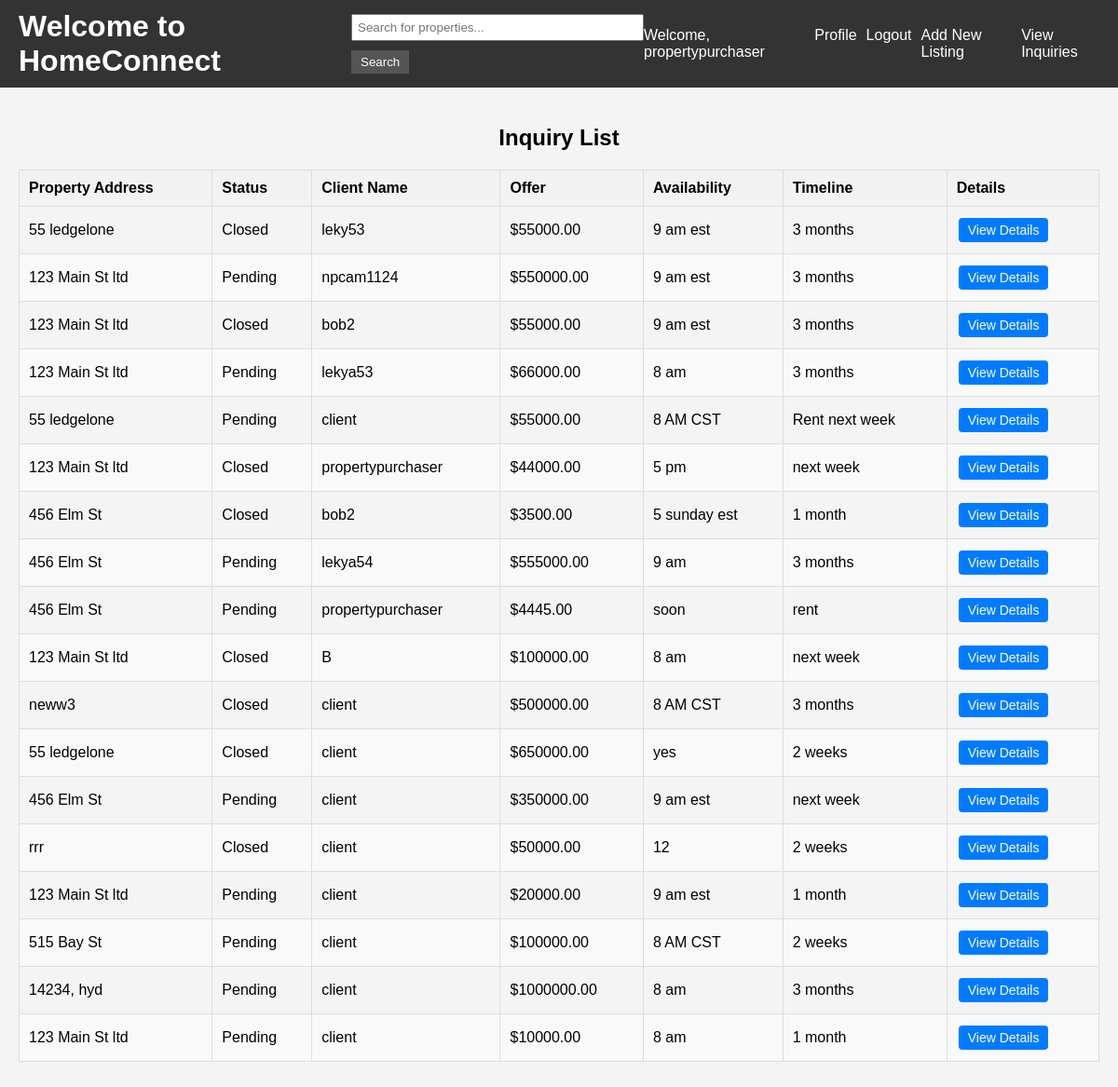
Page /inquiries/ (signed in) on the earlier database version.
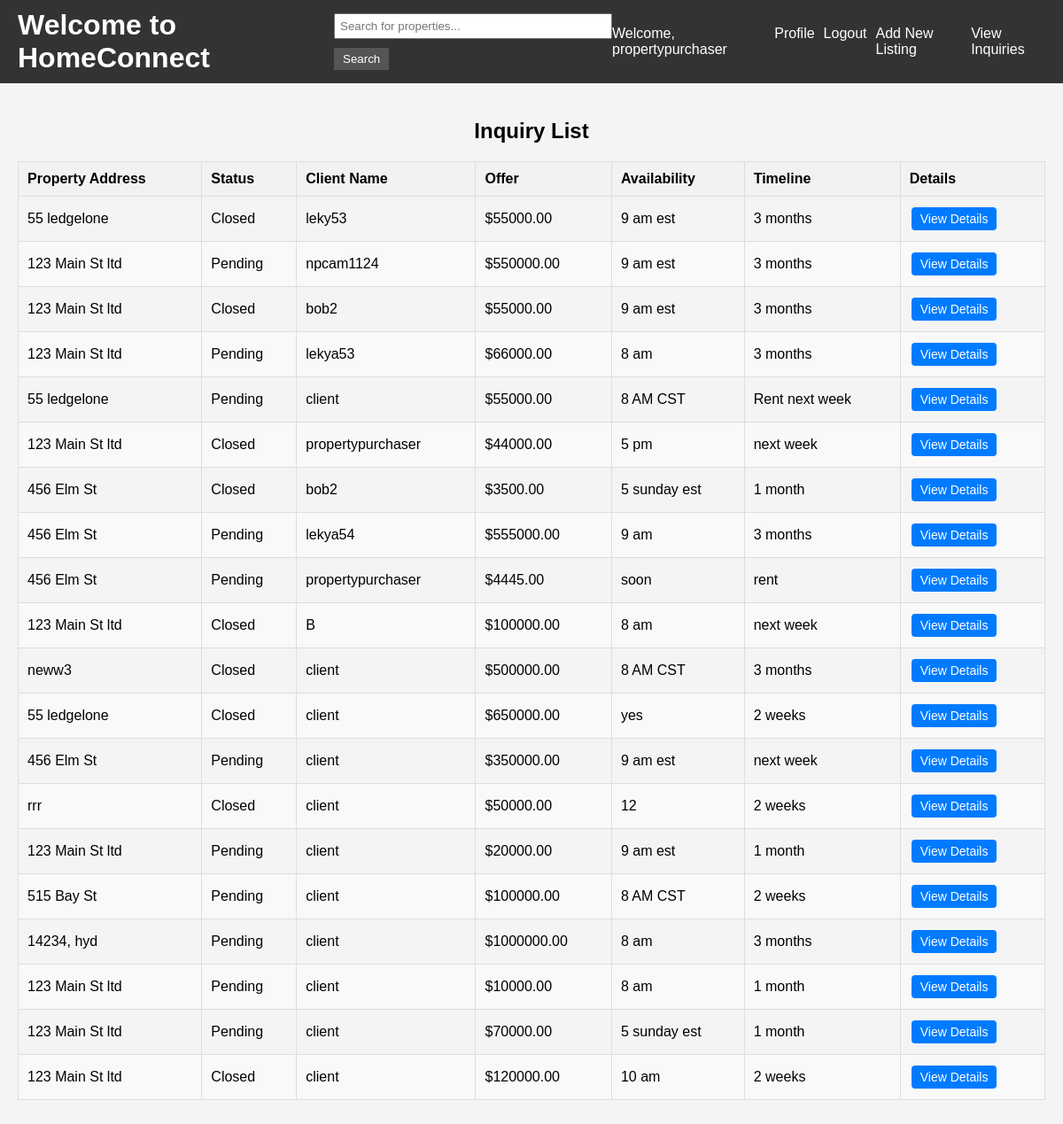
Same page on the later database version.
### core/models.py (models this page shows, shortened)
class Inquiry(models.Model):
    client = models.ForeignKey(CustomUser, on_delete=models.CASCADE, related_name='inquiries')
    property = models.ForeignKey(Property, on_delete=models.CASCADE)
    offer = models.DecimalField(max_digits=10, decimal_places=2, default=0.0)
    timeline = models.CharField(max_length=100, default='As soon as possible')
    availability = models.CharField(max_length=100, default='Anytime')
    status = models.CharField(max_length=50, default='Pending')
    estimated_closing_time = models.DateTimeField(null=True, blank=True)
    total_price = models.DecimalField(max_digits=10, decimal_places=2, null=True, blank=True)
    response = models.TextField(null=True, blank=True)

class Property(models.Model):
    property_purchaser = models.ForeignKey(PropertyPurchaser, on_delete=models.CASCADE)
    address = models.CharField(max_length=255)
    description = models.TextField()
    price = models.CharField(max_length=20)
    category = models.CharField(max_length=50)
    land_size = models.CharField(max_length=20)
    image = models.ImageField(upload_to='property_images/', null=True, blank=True)
    number_of_bedrooms = models.CharField(max_length=5, null=True, blank=True)
    number_of_bathrooms = models.CharField(max_length=5, null=True, blank=True)
    garage = models.CharField(max_length=5, null=True, blank=True)
    year_built = models.CharField(max_length=4, null=True, blank=True)

class CustomUser(AbstractUser):
    USER_TYPE_CHOICES = (
        ('client', 'Client'),
        ('property_purchaser', 'Property Purchaser'),
        ('salesperson', 'Salesperson'),
    )
    user_role = models.CharField(max_length=20, choices=USER_TYPE_CHOICES, default='client')
    address = models.CharField(max_length=255, null=True, blank=True)

### core/views.py (the view)
# urls.py: path('inquiries/', views.inquiry_list, name='inquiry_list'),
@login_required
def inquiry_list(request):
    user_role = request.user.user_role
    if user_role == 'salesperson':
        inquiries = Inquiry.objects.all()  # Fetch all inquiries for salespeople
    elif user_role == 'property_purchaser':
        inquiries = Inquiry.objects.all()
    else:
        inquiries = Inquiry.objects.filter(client=request.user)  # Fetch only client's inquiries for clients
    return render(request, 'inquiry_list.html', {'inquiries': inquiries, 'user_role': user_role})

### core/templates/inquiry_list.html (shortened to what this page needs)
{% extends "base.html" %}
{% block content %}
<h2>Inquiry List</h2>
<table class="inquiry-table">
    <thead>
        <tr>
            <th>Property Address</th>
            <th>Status</th>
            <th>Client Name</th>
            <th>Offer</th>
            <th>Availability</th>
            <th>Timeline</th>
            <th>Details</th>
        </tr>
    </thead>
    <tbody>
        {% for inquiry in inquiries %}
        <tr>
            <td>{{ inquiry.property.address }}</td>
            <td>{{ inquiry.status }}</td>
            <td>{{ inquiry.client.username }}</td>
            <td>${{ inquiry.offer }}</td>
            <td>{{ inquiry.availability }}</td>
            <td>{{ inquiry.timeline }}</td>
            <td><a href="{% url 'inquiry_detail' inquiry.id %}" class="btn">View Details</a></td>
        </tr>
        {% endfor %}
    </tbody>
</table>
{% endblock %}

Differences in the rows shown:
added Inquiry: property.address "123 Main St ltd", status "Pending", client.username "client", offer "70000.00", availability "5 sunday est", timeline "1 month"
added Inquiry: property.address "123 Main St ltd", status "Closed", client.username "client", offer "120000.00", availability "10 am", timeline "2 weeks"
